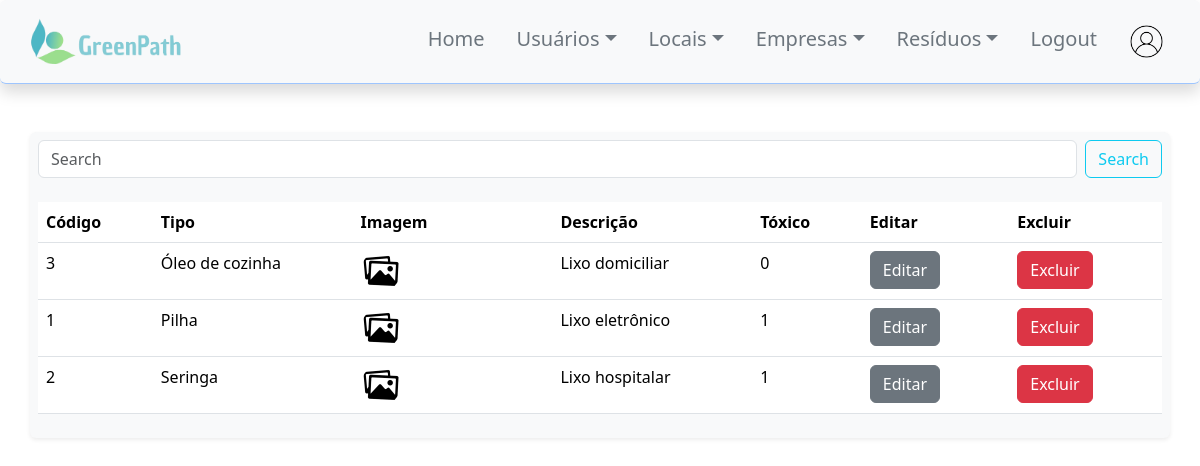
Screenshot of /src/page/listarResiduos.php with the database file from the repository.
### tables this page shows
CREATE TABLE TipoResiduo (
    id_tipo_residuo INT PRIMARY KEY AUTO_INCREMENT NOT NULL,
    nome VARCHAR(50) NOT NULL,
    descricao VARCHAR(50) NOT NULL,
    toxico BOOLEAN NOT NULL,
    imagem MEDIUMBLOB DEFAULT NULL
);

### src/page/listarResiduos.php (the view, shortened to what this page needs)
<!doctype html>
<html lang="en">
    <head>
        <link rel="stylesheet" href="../style/styleIndex.css">
        <link href="https://cdn.jsdelivr.net/npm/bootstrap@5.3.3/dist/css/bootstrap.min.css" rel="stylesheet">
</head>
    <body>
    <?php require '../database/connectDB.php'; ?>
    <nav class="navbar navbar-expand-lg bg-body-tertiary shadow p-2 mb-5 rounded border-bottom border-primary-subtle">
          <div class="container-fluid">
            <a class="navbar-brand" href="#">
              <img src="../../resources/logoNome-removebg-preview.png" alt="GreenPath" width="171" height="50">
            </a>
            <div class="collapse navbar-collapse" id="navbarNav">
              <ul class="navbar-nav ms-auto">
              <li class="nav-item">
                  <a class="nav-link text-secondary fs-5 p-3" href="#" onclick="window.location.href='homeAdm.php'">Home</a>
                </li>
                <li class="nav-item dropdown">
                  <a class="nav-link dropdown-toggle text-secondary fs-5 p-3" href="#" role="button" data-bs-toggle="dropdown" aria-expanded="false">Usuários</a>
                </li>
                <li class="nav-item dropdown">
                  <a class="nav-link dropdown-toggle text-secondary fs-5 p-3" href="#" role="button" data-bs-toggle="dropdown" aria-expanded="false">Locais</a>
                </li>
                <li class="nav-item dropdown">
                  <a class="nav-link dropdown-toggle text-secondary fs-5 p-3" href="#" role="button" data-bs-toggle="dropdown" aria-expanded="false">Empresas</a>
                </li>
                <li class="nav-item dropdown">
                  <a class="nav-link dropdown-toggle text-secondary fs-5 p-3" href="#" role="button" data-bs-toggle="dropdown" aria-expanded="false">Resíduos</a>
                </li>
                <li class="nav-item">
                  <a class="nav-link text-secondary fs-5 p-3" href="#" onclick="window.location.href='logout.php'">Logout</a>
                </li>
                <li class="nav-item">
                <a class="nav-link p-3" href="#" onclick="window.location.href='editarConta.php'">
                  <img src="../../resources/perfilIcon.png" alt="GreenPath" style="max-width: 35px;"></a>
                </li>
              </ul>
            </div>
          </div>
        </nav>
    <?php
      $conn = new mysqli($servername, $username, $password, $database);
      ?>
<?php
            $sql = "SELECT id_tipo_residuo, nome, imagem, descricao, toxico
            FROM TipoResiduo ORDER BY nome";
            echo "<div class='container text-bg-light rounded shadow-sm p-2 mb-5'>";
            echo "<form class='d-flex' role='search'>
              <input class='form-control me-2' type='search' placeholder='Search' aria-label='Search'>
              <button class='btn btn-outline-info' type='submit'>Search</button>
            </form><br>";
            if ($result = mysqli_query($conn, $sql)) {
                echo "<table class='table'>";
                echo "	<tr>";
                echo "	  <th width='5%'>Código</th>";
                echo "	  <th width='10%'>Tipo</th>";
                echo "	  <th width='10%'>Imagem</th>";
                echo "	  <th width='10%'>Descrição</th>";
                echo "	  <th width='5%'>Tóxico</th>";
                echo "	  <th width='7%'>Editar</th>";
                echo "	  <th width='7%'>Excluir</th>";
                echo "	</tr>";
                if (mysqli_num_rows($result) > 0) {
                    while ($row = mysqli_fetch_assoc($result)) {
                        $cod = $row["id_tipo_residuo"];
                        echo "<tr>";
                        echo "<td>";
                        echo $cod;
                        echo "</td><td>";
                        echo $row["nome"];
                        echo "</td>";
                        if ($row['imagem']) {?>
                          <td>
                              <img id="imagemSelecionada" class="rounded-circle" />
                          </td><td>
                          <?php
                      } else {
                          ?>
                          <td>
                              <img id="imagemSelecionada" class="rounded-circle" src="../../resources/ImagemS.png" />
                          </td><td>
                          <?php
                      }
                        echo $row["descricao"];
                        echo "</td><td>";
                        echo $row["toxico"];
                        echo "</td><td>";
        ?>
                        <a class="btn btn-secondary" href='editarResiduo.php?id=<?php echo $cod; ?>'>Editar</a>
                        </td><td>
                        <a class="btn btn-danger" href='excluirResiduo.php?id=<?php echo $cod; ?>'>Excluir</a>
                        </td>
                        </tr>
        <?php
                    }
                }
                    echo "</table>";
                    echo "</div>";
            } else {
                echo "Erro executando SELECT: " . mysqli_error($conn);
            }
        ?>
</body>
</html>

### src/style/styleIndex.css (style rules this page uses)
.form-control { position: relative; z-index: 1; }

### rows the page displays
tiporesiduo: id_tipo_residuo "3", nome "Óleo de cozinha", descricao "Lixo domiciliar", toxico "0"
tiporesiduo: id_tipo_residuo "1", nome "Pilha", descricao "Lixo eletrônico", toxico "1"
tiporesiduo: id_tipo_residuo "2", nome "Seringa", descricao "Lixo hospitalar", toxico "1"
